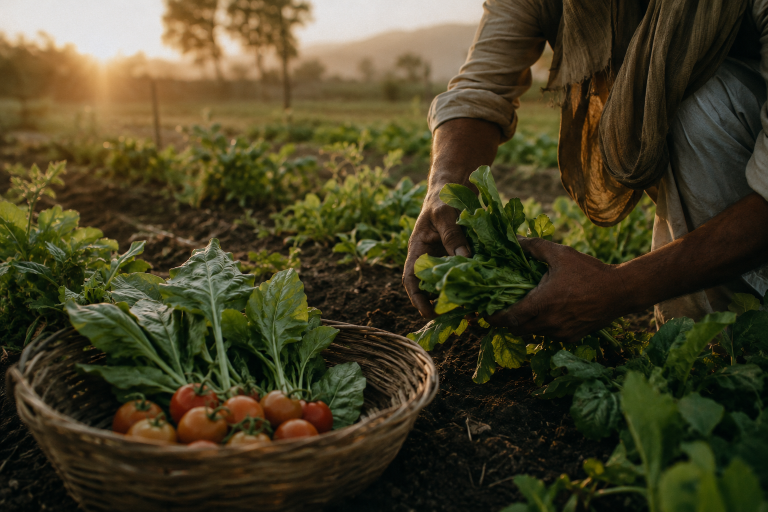
#> input picture assets/images/farm.png, 1536 x 1024 px (shown at 1/2 size)
$ python compress_images.py
#> lines starting #> are read from the running program, lines starting #| are printed output that depends on the picture
import os
from PIL import Image

def compress_story_images():
    story_dir = os.path.join(os.path.dirname(__file__), '..', 'assets', 'images')
    files = ['farm.png', 'kitchen.png', 'door.png', 'you.png']
    print("--- Compressing Story Images ---")
    for filename in files:
        src_path = os.path.join(story_dir, filename)
        if not os.path.exists(src_path):
            print(f"Skipping {filename} - not found at {src_path}")
            continue

        orig_size = os.path.getsize(src_path)
        out_name = os.path.splitext(filename)[0] + '.webp'
        out_path = os.path.join(story_dir, out_name)

        with Image.open(src_path) as img:
#> img is the input picture: PIL image 1536x1024 RGB; mean R, G, B 69.8, 63.5, 37.4
            img = img.convert('RGB')
            # Resize if max dimension > 1080
            max_dim = 1080
            if max(img.size) > max_dim:
                scale = max_dim / float(max(img.size))
#> scale = 0.703
                new_size = (int(img.size[0] * scale), int(img.size[1] * scale))
#> new_size = (1080, 720)
                img = img.resize(new_size, Image.Resampling.LANCZOS)
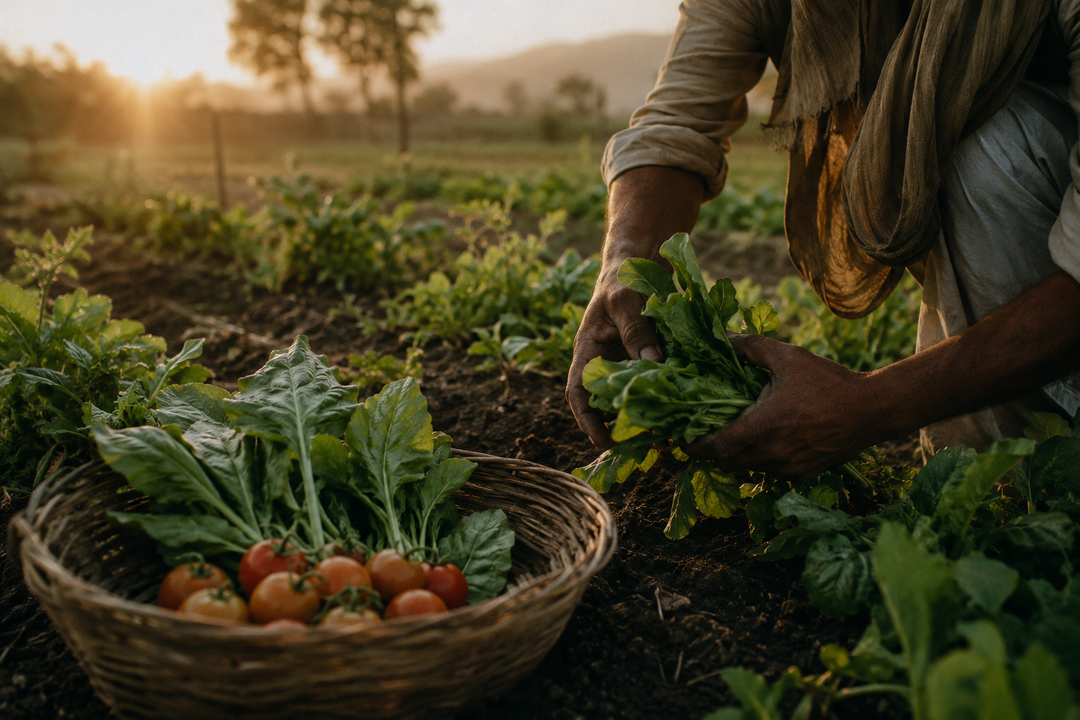
#> img: PIL image 1080x720 RGB; mean R, G, B 69.8, 63.5, 37.4

            img.save(out_path, 'WEBP', quality=82, method=6)

        new_size = os.path.getsize(out_path)
        reduction = (1 - new_size / orig_size) * 100
        print(f"  {filename}: {orig_size/1024:.1f} KB -> {out_name}: {new_size/1024:.1f} KB ({reduction:.1f}% reduction)")
#> pass 2 of the loop in compress_story_images, `for filename in files:`:
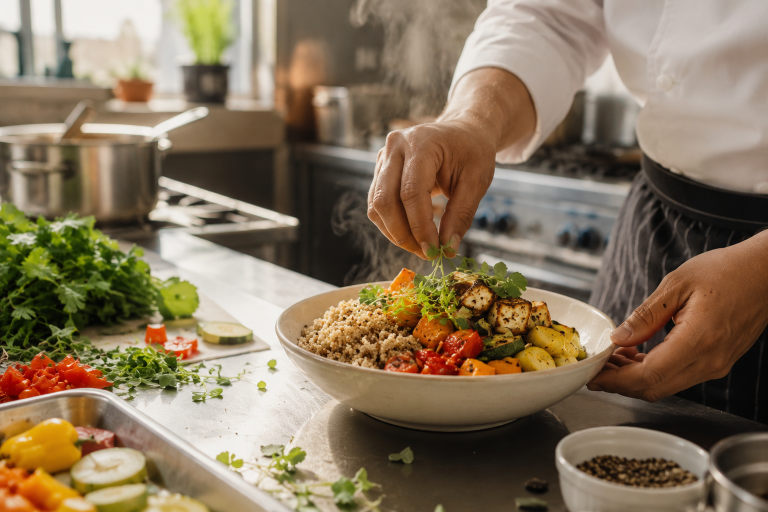
#> input picture assets/images/kitchen.png, 1536 x 1024 px (shown at 1/2 size)
#> in compress_story_images, img is the input picture: PIL image 1536x1024 RGB; mean R, G, B 134.6, 116.5, 92
#> in compress_story_images, `img = img.resize(new_size, Image.Resampling.LANCZOS)`:
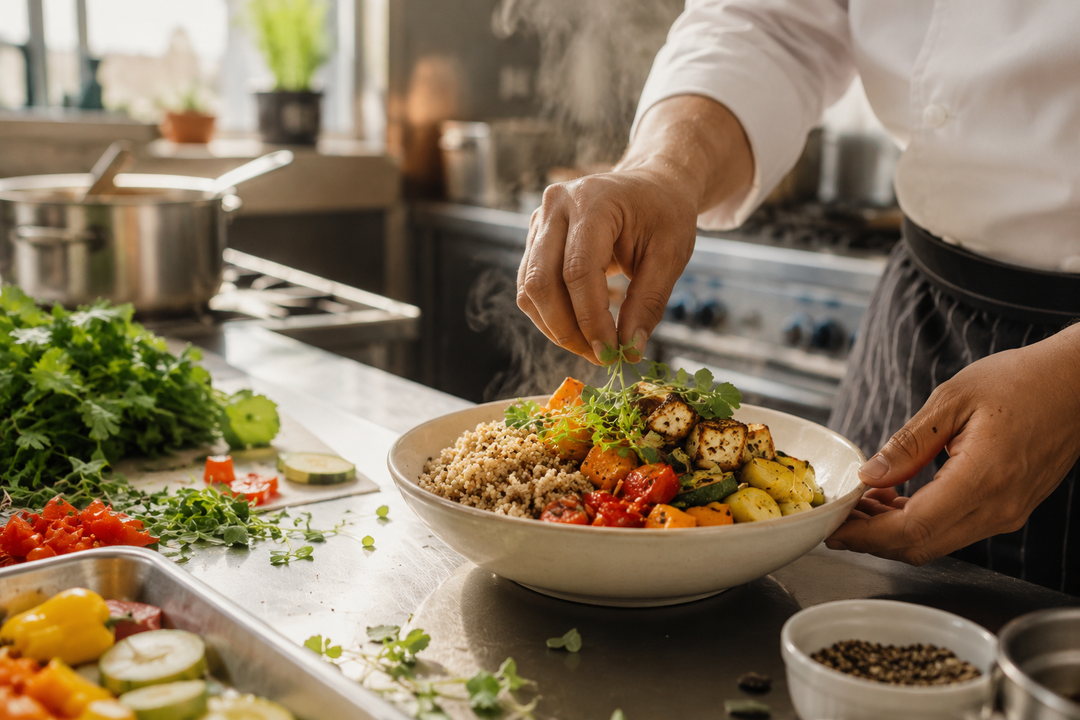
#> img: PIL image 1080x720 RGB; mean R, G, B 134.6, 116.5, 92
#> pass 3 of the loop in compress_story_images, `for filename in files:`:
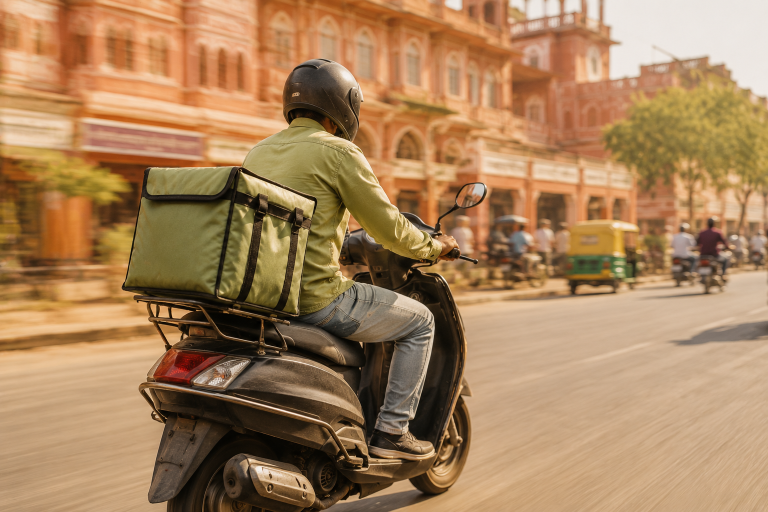
#> input picture assets/images/door.png, 1536 x 1024 px (shown at 1/2 size)
#> in compress_story_images, img is the input picture: PIL image 1536x1024 RGB; mean R, G, B 167.3, 130.2, 91.9
#> in compress_story_images, `img = img.resize(new_size, Image.Resampling.LANCZOS)`:
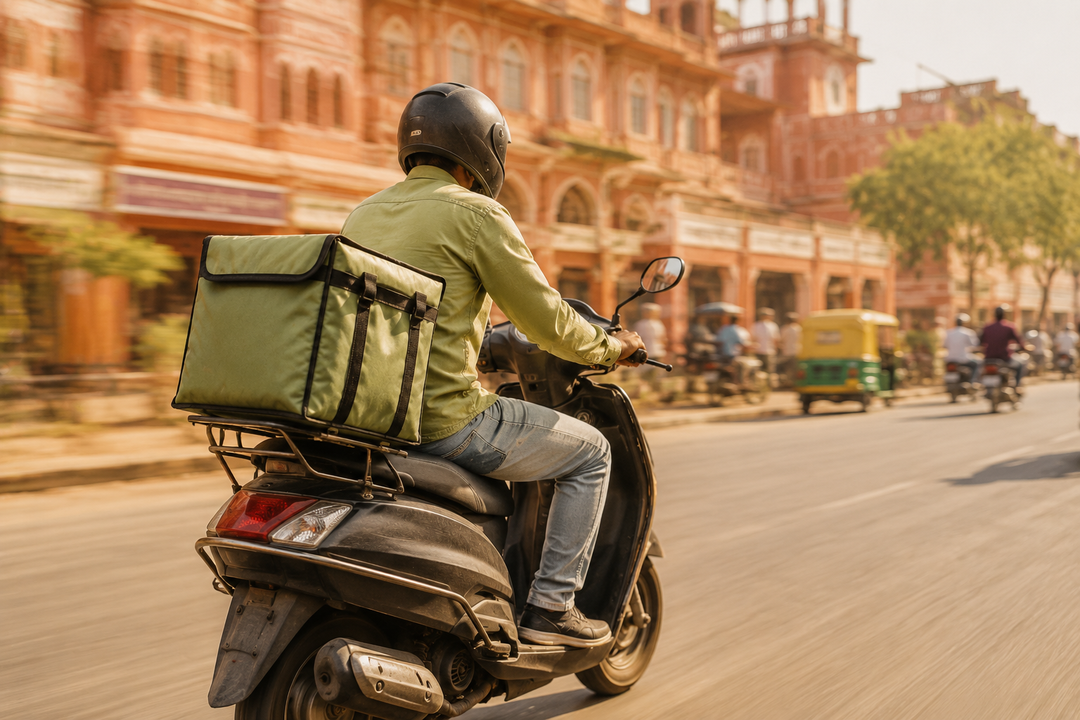
#> img: PIL image 1080x720 RGB; mean R, G, B 167.3, 130.2, 91.9
#> the loop made 4 passes; the first 3 are shown

def compress_food_images():
    food_dir = os.path.join(os.path.dirname(__file__), '..', 'assets', 'food')
    if not os.path.exists(food_dir):
        return
    print("\n--- Compressing Local Food Assets ---")
    for filename in os.listdir(food_dir):
        if not filename.lower().endswith(('.jpg', '.jpeg', '.png')):
            continue
        src_path = os.path.join(food_dir, filename)
        orig_size = os.path.getsize(src_path)
#> orig_size = 64870
        out_name = os.path.splitext(filename)[0] + '.webp'
        out_path = os.path.join(food_dir, out_name)

        with Image.open(src_path) as img:
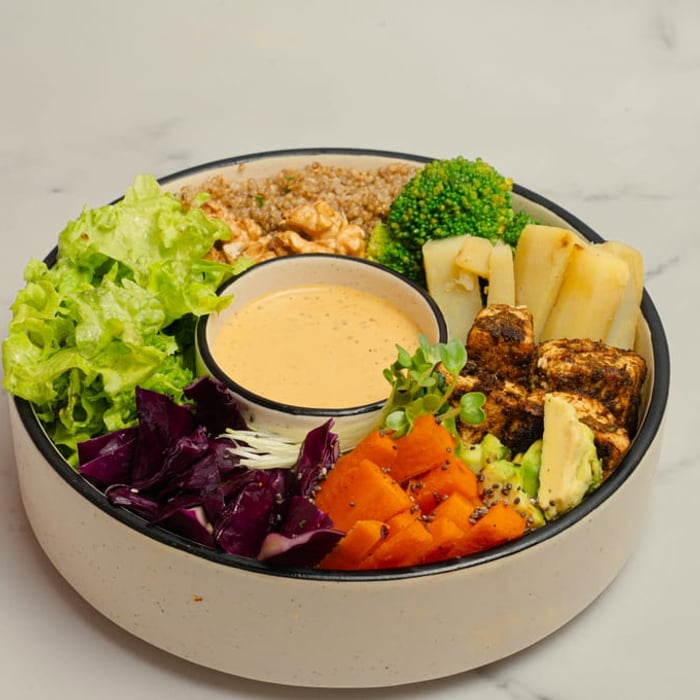
#> input picture assets/food/avo-protein.jpg, 700 x 700 px
#> img is the input picture: PIL image 700x700 RGB; mean R, G, B 172.5, 153.5, 112.8
            img = img.convert('RGB')
            max_dim = 800
            if max(img.size) > max_dim:
                scale = max_dim / float(max(img.size))
                new_size = (int(img.size[0] * scale), int(img.size[1] * scale))
                img = img.resize(new_size, Image.Resampling.LANCZOS)

            img.save(out_path, 'WEBP', quality=82, method=6)

        new_size = os.path.getsize(out_path)
#> new_size = 42024
        reduction = (1 - new_size / orig_size) * 100
#> reduction = 35.22
        print(f"  {filename}: {orig_size/1024:.1f} KB -> {out_name}: {new_size/1024:.1f} KB ({reduction:.1f}% reduction)")
#|   avo-protein.jpg: 63.3 KB -> avo-protein.webp: 41.0 KB (35.2% reduction)

def compress_professional_shoot():
    shoot_dir = r'C:\Users\rudra\Documents\Greenfeast\Assets\Green Feast Salad Pics Professional shoot'
    out_dir = os.path.join(os.path.dirname(__file__), '..', 'assets', 'food_compressed')
    if not os.path.exists(shoot_dir):
        print(f"\nProfessional shoot directory not found: {shoot_dir}")
        return
    os.makedirs(out_dir, exist_ok=True)
    print(f"\n--- Compressing Professional Shoot Images to {out_dir} ---")
    for filename in os.listdir(shoot_dir):
        if not filename.lower().endswith(('.jpg', '.jpeg', '.png')):
            continue
        src_path = os.path.join(shoot_dir, filename)
        orig_size = os.path.getsize(src_path)
        out_name = os.path.splitext(filename)[0] + '.webp'
        out_path = os.path.join(out_dir, out_name)

        try:
            with Image.open(src_path) as img:
                img = img.convert('RGB')
                max_dim = 900
                if max(img.size) > max_dim:
                    scale = max_dim / float(max(img.size))
                    new_size = (int(img.size[0] * scale), int(img.size[1] * scale))
                    img = img.resize(new_size, Image.Resampling.LANCZOS)

                img.save(out_path, 'WEBP', quality=82, method=6)

            new_size = os.path.getsize(out_path)
            reduction = (1 - new_size / orig_size) * 100
            print(f"  {filename}: {orig_size/1024:.1f} KB -> {out_name}: {new_size/1024:.1f} KB ({reduction:.1f}% reduction)")
        except Exception as e:
            print(f"  Error processing {filename}: {e}")

if __name__ == '__main__':
    compress_story_images()
    compress_food_images()
    compress_professional_shoot()
